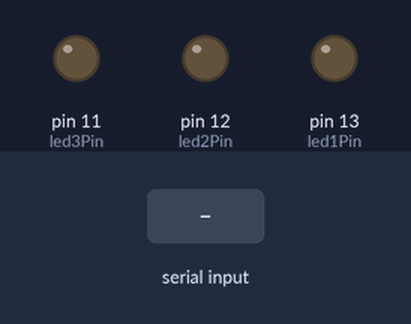
Simulated run of this sketch. Board: Arduino Uno, built with avr-gcc and run on an emulated ATmega328P. On the bench: output pins drawn as LEDs (lit = HIGH). The test bench sets the inputs (shaded band). What the sketch prints to the serial monitor is not drawn.

Above: at 1.2 s.
1.3 s: "1" received over Serial
At 1.7 s:
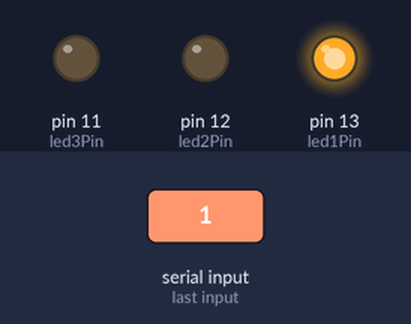
2.8 s: "2" received over Serial
At 4.0 s:
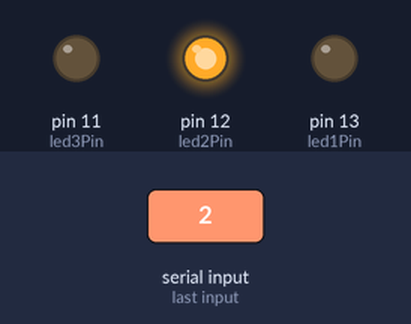
4.3 s: "3" received over Serial
At 5.2 s:
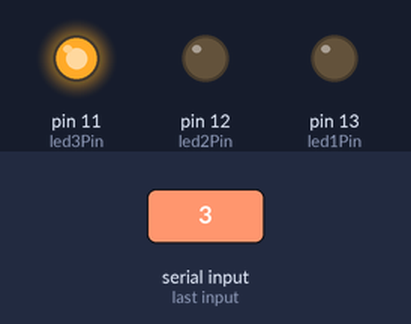
5.8 s: "0" received over Serial
At 6.3 s:
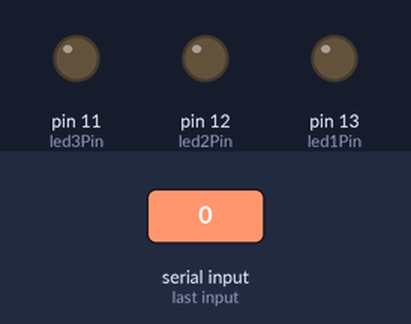
Timing chart, 0 to 8.3 s (numbered marks = the images above; inputs shaded):
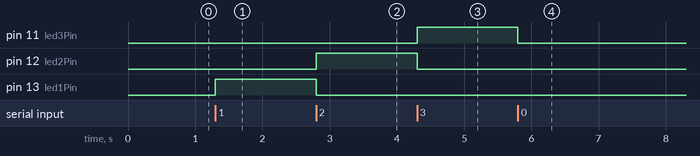

Measured:
- after the input at 1.3 s, pin 13 (led1Pin): LOW → HIGH at once
- after the input at 2.8 s, pin 12 (led2Pin): LOW → HIGH at once; pin 13 (led1Pin): HIGH → LOW at once
- after the input at 4.3 s, pin 11 (led3Pin): LOW → HIGH at once; pin 12 (led2Pin): HIGH → LOW at once
- after the input at 5.8 s, pin 11 (led3Pin): HIGH → LOW at once

The sketch:

p3.ino
```cpp
// Pin definitions for the LEDs
const int led1Pin = 13;
const int led2Pin = 12;
const int led3Pin = 11;

void setup() {
  // Set the LED pins as outputs
  pinMode(led1Pin, OUTPUT);
  pinMode(led2Pin, OUTPUT);
  pinMode(led3Pin, OUTPUT);

  // Initialize serial communication
  Serial.begin(9600);

  // Prompt user in Serial Monitor
  Serial.println("Type '1', '2', or '3' to turn on respective LED. Type '0' to turn off all LEDs.");
}

void loop() {
  // Check if data is available to read
  if (Serial.available() > 0) {
    // Read the incoming byte
    char command = Serial.read();

    // Process the command
    switch (command) {
      case '1':
        // Turn on LED 1
        digitalWrite(led1Pin, HIGH);
        digitalWrite(led2Pin, LOW);
        digitalWrite(led3Pin, LOW);
        break;

      case '2':
        // Turn on LED 2
        digitalWrite(led1Pin, LOW);
        digitalWrite(led2Pin, HIGH);
        digitalWrite(led3Pin, LOW);
        break;

      case '3':
        // Turn on LED 3
        digitalWrite(led1Pin, LOW);
        digitalWrite(led2Pin, LOW);
        digitalWrite(led3Pin, HIGH);
        break;

      case '0':
        // Turn off all LEDs
        digitalWrite(led1Pin, LOW);
        digitalWrite(led2Pin, LOW);
        digitalWrite(led3Pin, LOW);
        break;

      default:
        // Invalid command
        Serial.println("Invalid command. Type '1', '2', '3', or '0'.");
    }
  }
}
```
